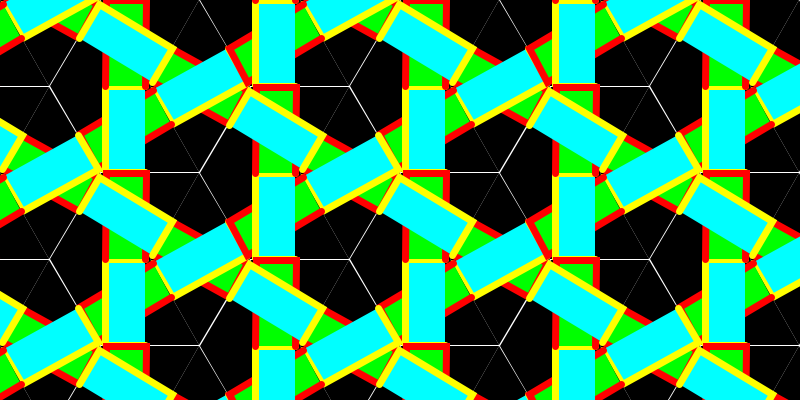
Frame 1 (no input)
Frame 60 (the mouse pressed at the canvas centre just before this capture): identical to frame 1, image omitted
Frame 120 (the mouse held since frame 60 and released just before this capture): identical to frame 1, image omitted

The Processing sketch that drew this single still picture (run headless with seeded random() and noise(); from frame 60 on, the mouse is pressed at the canvas centre):

// Processing sketch: processing_94699
// ── processing_94699.pde

Vector[][] vs;
final int WINDOW_WIDTH = 800;
final int WINDOW_HEIGHT = 400;
int RADIUS_ = 100;  // distance between vs(0) and vs(10)
int B = RADIUS_ / 5;  // distance between vs(1) and vs(4)
float a30 = radians(30);
float a60 = radians(60);

void setup() {
  //size(WINDOW_WIDTH, WINDOW_HEIGHT);
  size(800, 400);  // for openprocessing
  background(255);
  
  int x = 0;
  int y = 0;
  
  vs = new Vector[3][25];
  for (int i = 0; i < 3; ++i) {
    float angle = i * (TWO_PI / 3);
    Vector start = new Vector(x, y);
    vs[i][10] = start.copy();
    vs[i][0] = start.plus(makeVectorAngle(angle - a60, RADIUS_));
    vs[i][14] = start.plus(makeVectorAngle(angle, RADIUS_));
    vs[i][24] = start.plus(makeVectorAngle(angle + a60, RADIUS_));
    
    Vector middle = start.plus(makeVectorAngle(angle, RADIUS_/2));
    vs[i][12] = middle.copy();
    
    vs[i][4] = start.plus(makeVectorAngle(angle - a60, RADIUS_/4));
    vs[i][19] = start.plus(makeVectorAngle(angle + a60, RADIUS_/4));
    vs[i][5] = vs[i][14].plus(makeVectorAngle(angle - 2*a60, RADIUS_/4));
    vs[i][21] = vs[i][14].plus(makeVectorAngle(angle + 2*a60, RADIUS_/4));
    
    Vector vTemp0 = makeVectorAngle(angle - a60, B);
    vs[i][1] = vs[i][4].plus(vTemp0);
    vs[i][8] = vs[i][4].minus(vTemp0);
    vs[i][16] = vs[i][21].plus(vTemp0);
    vs[i][23] = vs[i][21].minus(vTemp0);
    
    Vector vTemp1 = makeVectorAngle(angle - 2*a60, B);
    vs[i][2] = vs[i][5].plus(vTemp1);
    vs[i][9] = vs[i][5].minus(vTemp1);
    vs[i][15] = vs[i][19].plus(vTemp1);
    vs[i][22] = vs[i][19].minus(vTemp1);
    
    Vector vTemp2 = makeVectorAngle(angle - a30, (int)(B / cos(a30)));
    vs[i][7] = vs[i][12].plus(vTemp2);
    vs[i][17] = vs[i][12].minus(vTemp2);
    
    Vector vTemp3 = makeVectorAngle(angle + a30, (int)(B / cos(a30)));
    vs[i][3] = vs[i][7].minus(vTemp3);
    vs[i][6] = vs[i][12].minus(vTemp3);
    vs[i][11] = vs[i][17].minus(vTemp3);
    vs[i][20] = vs[i][17].plus(vTemp3);
    vs[i][18] = vs[i][12].plus(vTemp3);
    vs[i][13] = vs[i][7].plus(vTemp3);
  }
  fillWithStuff();  
}

void draw() {
}

void fillWithStuff() {
  int deltaX = 3 * RADIUS_;
  int deltaY = (int) (2 * RADIUS_ * cos(a30));
  for(int ix=0; ix < WINDOW_WIDTH+RADIUS_; ix+=deltaX) {
    for (int iy=0; iy < WINDOW_HEIGHT+RADIUS_; iy+=deltaY) {
      for (int orientation=0; orientation<3; ++orientation) {
        drawDiamond1(orientation, ix, iy);
        drawDiamond1(orientation, ix+(int)(RADIUS_*1.5), iy+deltaY/2);
      }
    }
  }
}

void drawDiamond1(int orientation, int xOffset, int yOffset) {
  int o = orientation;
  fill(0);
  noStroke();
  beginShape();
  vertex(vs[o][0].x + xOffset, vs[o][0].y + yOffset);
  vertex(vs[o][14].x + xOffset, vs[o][14].y + yOffset);
  vertex(vs[o][24].x + xOffset, vs[o][24].y + yOffset);
  vertex(vs[o][10].x + xOffset, vs[o][10].y + yOffset);
  endShape();
  
  strokeWeight(7);
  fill(0, 255, 0);
  stroke(255,0,0);
  beginShape();
  vertex(vs[o][1].x + xOffset, vs[o][1].y + yOffset);
  vertex(vs[o][16].x + xOffset, vs[o][16].y + yOffset);
  vertex(vs[o][23].x + xOffset, vs[o][23].y + yOffset);
  vertex(vs[o][8].x + xOffset, vs[o][8].y + yOffset);
  endShape();
  
  fill(0, 255, 255);
  stroke(255, 255, 0);
  beginShape();
  vertex(vs[o][2].x + xOffset, vs[o][2].y + yOffset);
  vertex(vs[o][9].x + xOffset, vs[o][9].y + yOffset);
  vertex(vs[o][22].x + xOffset, vs[o][22].y + yOffset);
  vertex(vs[o][15].x + xOffset, vs[o][15].y + yOffset);
  endShape();
}

public class Vector {
  public int x;
  public int y;

  public Vector(int x, int y) {
    this.x = x;
    this.y = y;
  }  
  
  public Vector plus(Vector other) {
    int x = this.x + other.x;
    int y = this.y + other.y;
    return new Vector(x, y);
  }

  public Vector minus(Vector other) {
    int x = this.x - other.x;
    int y = this.y - other.y;
    return new Vector(x, y);
  }
  
  public Vector copy() {
    return new Vector(x, y);
  }
}

Vector makeVectorAngle(float angle, int len) {
  int x = (int) (cos(angle) * len);
  int y = (int) (sin(angle) * len);
  return new Vector(x, y);
}
